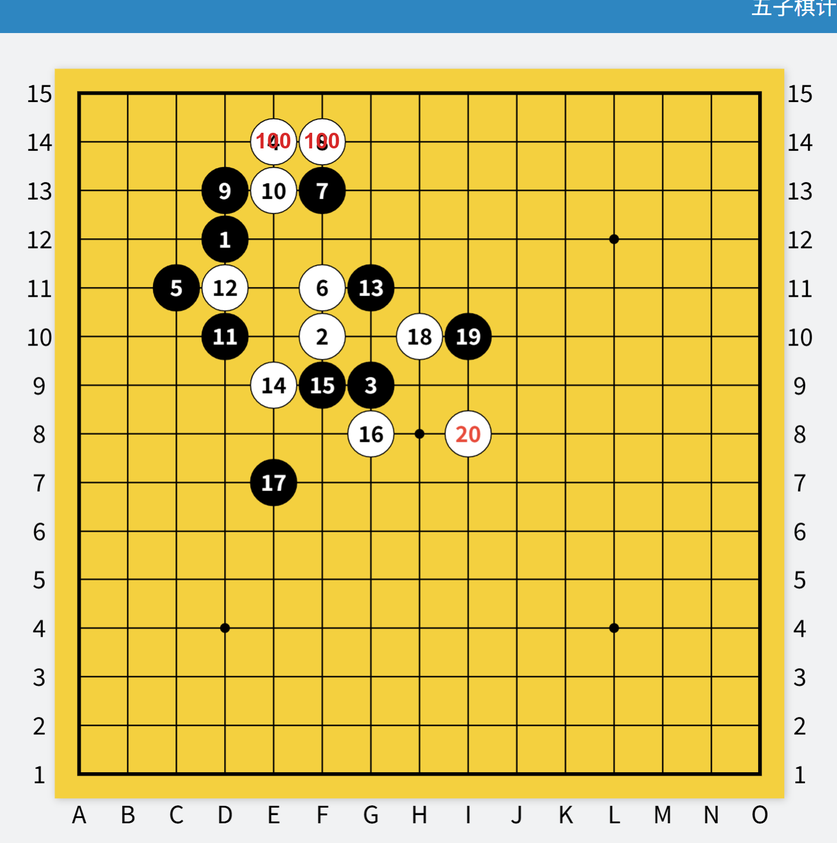
#> input picture tools/_redword100_test.png, 837 x 843 px, shrunk from 1445 x 1454 before the run
$ python make-icons.py _redword100_test.png _fwd_narrow.png
#> lines starting #> are read from the running program, lines starting #| are printed output that depends on the picture
#!/usr/bin/env python
# -*- coding: utf-8 -*-
"""由两张源图生成两套软件图标。

    桌面识别端  Desktop.png -> desktop-overlay/src/GomokuOverlay.ico   （编进 GomokuOverlay.exe）
    网页书签端  web.png     -> tools/build/GomokuWeb.ico               （打进 GomokuEngine.exe）

为什么单独一个脚本：图标是**发布资产**，不该由每次编译顺手重算——
源图换一次跑一次就够；而编译链路上多一步外部依赖就多一个"某天突然编不出来"的风险。

用法：
    python tools/make-icons.py [Desktop.png 路径] [web.png 路径]

依赖 Pillow。优先用 engine-server/python/.venv 里那份（项目自带的识别环境），
找不到再退回系统 python。
"""
import os
import sys

SIZES = [(256, 256), (128, 128), (64, 64), (48, 48), (32, 32), (16, 16)]


def build(src, dst, label):
#> called with src = '_redword100_test.png', dst = 'desktop-overlay/src/GomokuOverlay.ico', label = 'Desktop'
    from PIL import Image
    if not os.path.exists(src):
        print('[icon] MISSING source: %s' % src)
        return False
    im = Image.open(src)
#> im is the input picture: PIL image 837x843 RGB; mean R, G, B 216.5, 196.3, 103.3
    print('[icon] source %s  %s  %dx%d' % (label, src, im.size[0], im.size[1]))
#| [icon] source Desktop  _redword100_test.png  837x843
    # 图标必须是方的：源图不是就居中裁一块，免得被拉变形。
    if im.size[0] != im.size[1]:
        s = min(im.size)
#> s = 837
        l = (im.size[0] - s) // 2
#> l = 0
        t = (im.size[1] - s) // 2
#> t = 3
        im = im.crop((l, t, l + s, t + s))
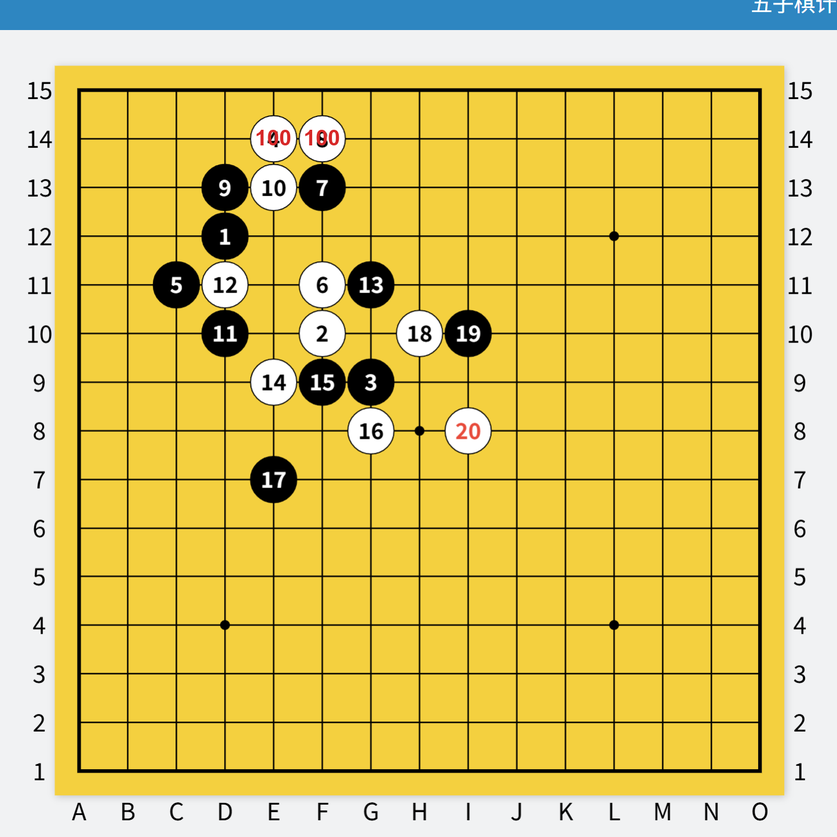
#> im: PIL image 837x837 RGB; mean R, G, B 217, 196.3, 102.4
    im = im.convert('RGBA')
#> im: PIL image 837x837 RGBA
    os.makedirs(os.path.dirname(dst), exist_ok=True)
    im.save(dst, format='ICO', sizes=SIZES)
    print('[icon] -> %s  (%d bytes)' % (dst, os.path.getsize(dst)))
    return True


def main():
    here = os.path.dirname(os.path.abspath(__file__))
    root = os.path.dirname(here)
    a = sys.argv[1] if len(sys.argv) > 1 else os.path.join(os.path.expanduser('~'), 'Desktop', 'Desktop.png')
    b = sys.argv[2] if len(sys.argv) > 2 else os.path.join(os.path.expanduser('~'), 'Desktop', 'web.png')
    ok1 = build(a, os.path.join(root, 'desktop-overlay', 'src', 'GomokuOverlay.ico'), 'Desktop')
    ok2 = build(b, os.path.join(root, 'tools', 'build', 'GomokuWeb.ico'), 'Web')
#> call 2 of build, with src = '_fwd_narrow.png', dst = 'tools/build/GomokuWeb.ico', label = 'Web'
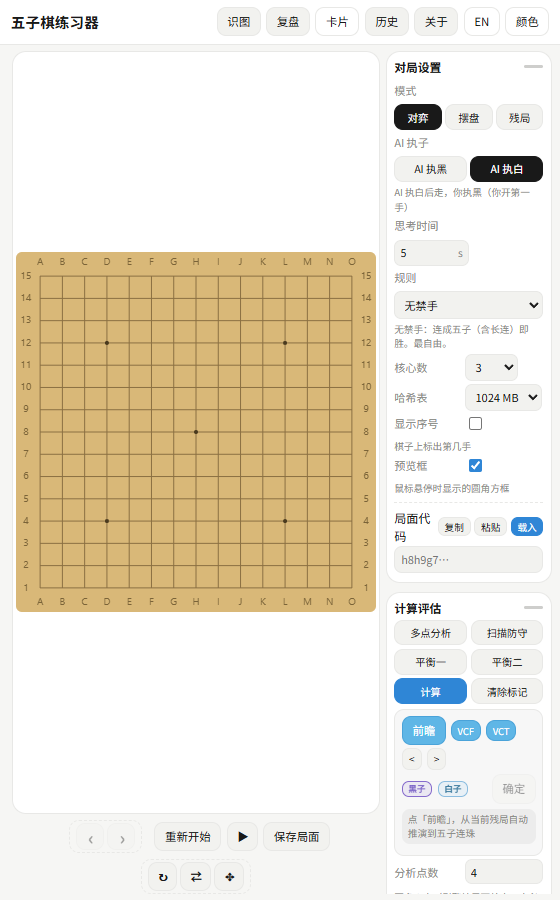
#> input picture tools/_fwd_narrow.png, 560 x 900 px
#> in build, im is the input picture: PIL image 560x900 RGB; mean R, G, B 235.6, 228.1, 212.1
#| [icon] source Web  _fwd_narrow.png  560x900
#> in build (call 2), `im = im.crop((l, t, l + s, t + s))`:
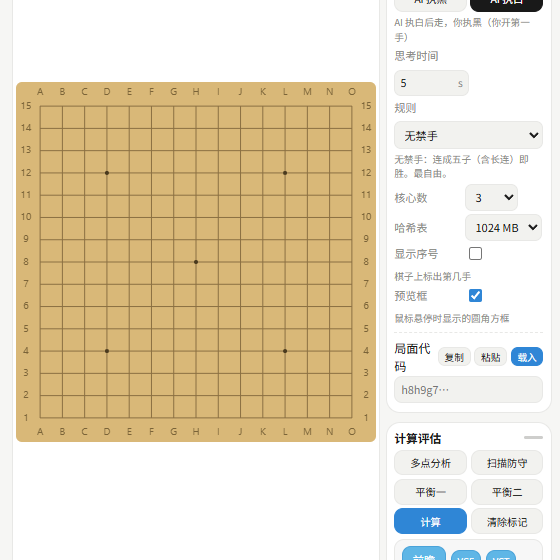
#> im: PIL image 560x560 RGB; mean R, G, B 230.4, 217.9, 192.5
    if not (ok1 and ok2):
        print('[icon] 至少一个源图缺失，图标未全部生成')
        return 1
    print('[icon] done')
    return 0


if __name__ == '__main__':
    sys.exit(main())
#> (the program exits here)
